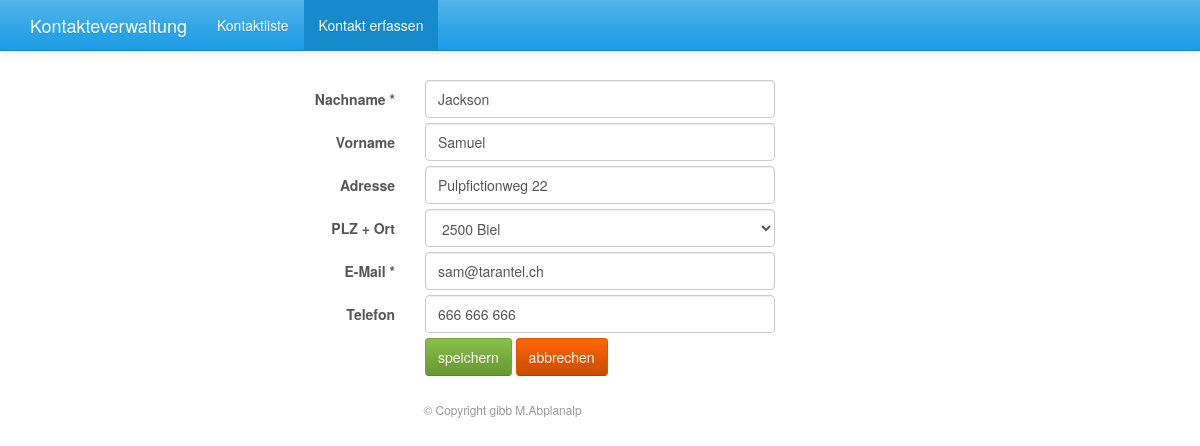
Page /php/index.php?id=kontakterfassen&action=edit&kid=3 on the committed database.
### tables this page shows
CREATE TABLE `kontakte` (
  `kid` int(11) NOT NULL,
  `nachname` varchar(50) NOT NULL,
  `vorname` varchar(50) DEFAULT NULL,
  `strasse` varchar(100) DEFAULT NULL,
  `oid` smallint(6) DEFAULT NULL,
  `email` varchar(100) NOT NULL,
  `tel` varchar(20) DEFAULT NULL
);

### php/db_functions.php (called while the page is built, shortened)
<?php
function db_select_orte() {
	$sql = "select * from orte order by ort, plz";
	return sqlSelect($sql);
}
function db_select_kontakt($kid) {
	$sql = "select * from kontakte where kid = $kid";
	return sqlSelect($sql);
}
?>

### php/appl_functions.php (the view, shortened to what this page needs)
<?php
function kontakterfassen() {
  if (isset($_GET['action'])) $action = $_GET['action'];
  else $action = "new";
  if (isset($_GET['kid'])) $kid = $_GET['kid'];
  else $kid = "";
  if ($action == "edit" && $kid > 0) editKontakt($action, $kid);
  else newKontakt($action);
  return runTemplate( "../templates/".getValue("func").".htm.php" );
}
function dropOrt($sel="") {
  $data = db_select_orte();
  $drop = "<select name='oid' class='form-control'>";
  $drop .= "<option value='NULL'></option>";
  if (count($data)) {
	foreach ($data as $row) {
	  $selected = "";
	  if ($row['oid'] == $sel) $selected = "selected";
	  $drop .= "<option value='".$row['oid']."' $selected>".$row['plz']." ".$row['ort']."</option>";
	}
  }
  $drop .= "</select>";
  return $drop;
}
function editKontakt($action, $kid) {
  if (isset($_POST['speichern'])) {
	$fehlermeldung = checkKontakt();
	if (strlen($fehlermeldung) > 0) {
	  setValue("meldung", $fehlermeldung);
	  setValues($_POST);
	  setValue("droport", dropOrt($_POST['oid']));
	} else {
	  db_update_kontakt($kid, $_POST);
	  return header("Location: ".$_SERVER['PHP_SELF']."?id=kontaktliste&action=edit");
	}
  } else {
	setValue("data", db_select_kontakt($kid));
	if (is_array(getValue("data"))) {
	  setValue("droport", dropOrt(getValue("data")[0]['oid']));
	}
  }
}
?>

### templates/kontakterfassen.htm.php (shortened to what this page needs)
<div class="col-md-12">
<form name="kontakt" class="form-horizontal form-condensed" action="<?php echo getValue("phpmodule"); ?>" method="post">
  <div class="form-group control-group">
	<label class="control-label col-md-offset-2 col-md-2" for="nachname">Nachname *</label>
	<div class="col-md-4">
	  <input type="text" class="form-control" id="nachname" name="nachname" value="<?php echo getHtmlValue("nachname"); ?>" />
	</div>
  </div>
  <div class="form-group control-group">
	<label class="control-label col-md-offset-2 col-md-2" for="vorname">Vorname</label>
	<div class="col-md-4">
	  <input type="text" class="form-control" id="vorname" name="vorname" value="<?php echo getHtmlValue("vorname"); ?>" />
	</div>
  </div>
  <div class="form-group control-group">
	<label class="control-label col-md-offset-2 col-md-2" for="strasse">Adresse</label>
	<div class="col-md-4">
	  <input type="text" class="form-control" id="strasse" name="strasse" value="<?php echo getHtmlValue("strasse"); ?>" />
	</div>
  </div>
  <div class="form-group control-group">
	<label class="control-label col-md-offset-2 col-md-2" for="oid">PLZ + Ort</label>
	<div class="col-md-4">
	  <?php echo getValue("droport"); ?>
	</div>
  </div>
  <div class="form-group control-group">
	<label class="control-label col-md-offset-2 col-md-2" for="email">E-Mail *</label>
	<div class="col-md-4">
	  <input type="text" class="form-control" id="email" name="email" value="<?php echo getHtmlValue("email"); ?>" />
	</div>
  </div>
  <div class="form-group control-group">
	<label class="control-label col-md-offset-2 col-md-2" for="tel">Telefon</label>
	<div class="col-md-4">
	  <input type="text" class="form-control" id="tel" name="tel" value="<?php echo getHtmlValue("tel"); ?>" />
	</div>
  </div>
  <div class="form-group control-group">
	<div class="col-md-offset-4 col-md-4">
	  <button type="submit" class="btn btn-success" name="speichern" id="speichern">speichern</button>
	  <a href="<?php echo $_SERVER['PHP_SELF']."?id=kontaktliste"; ?>" class="btn btn-warning">abbrechen</a>
	  </div>
  </div>
</form>
</div>

### templates/index.htm.php (style rules this page uses)
.form-condensed .control-group { margin-top: 0; margin-bottom: 5px; }

### rows in the picture
kontakte: nachname "Jackson", vorname "Samuel", strasse "Pulpfictionweg 22", email "sam@tarantel.ch", tel "666 666 666"

### other values in the picture
$option "Kontaktliste"
$option "Kontakt erfassen"
form field oid "2500 Biel"
